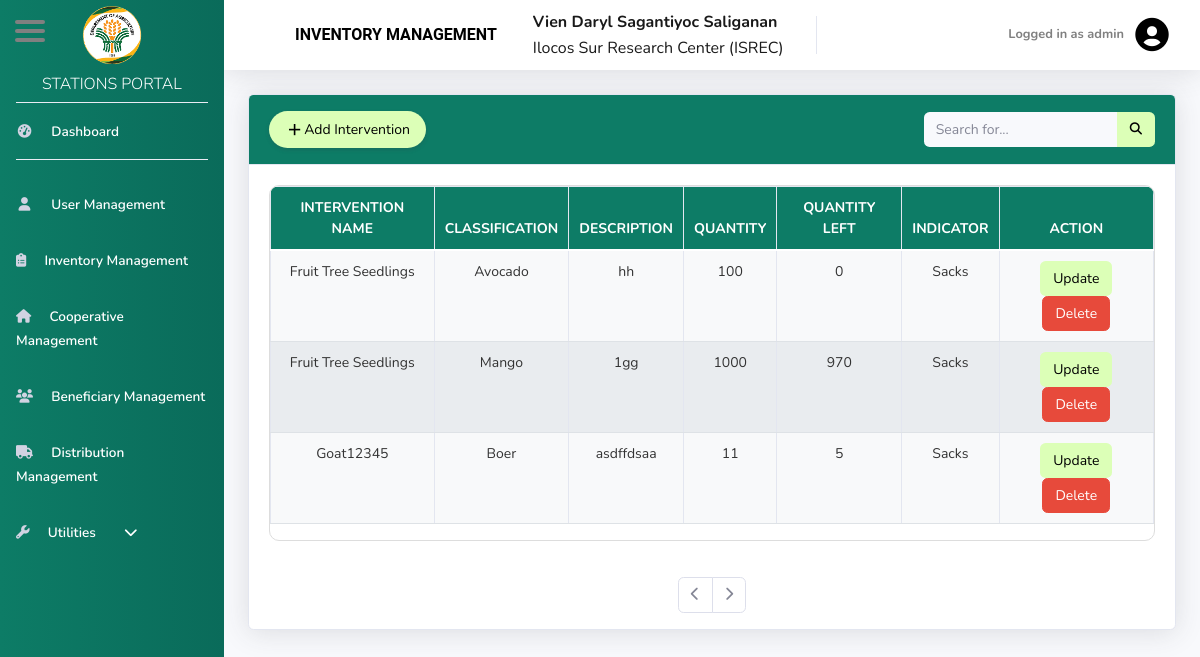
The app's page /admin/2InterventionManagement.php (signed in), older data.
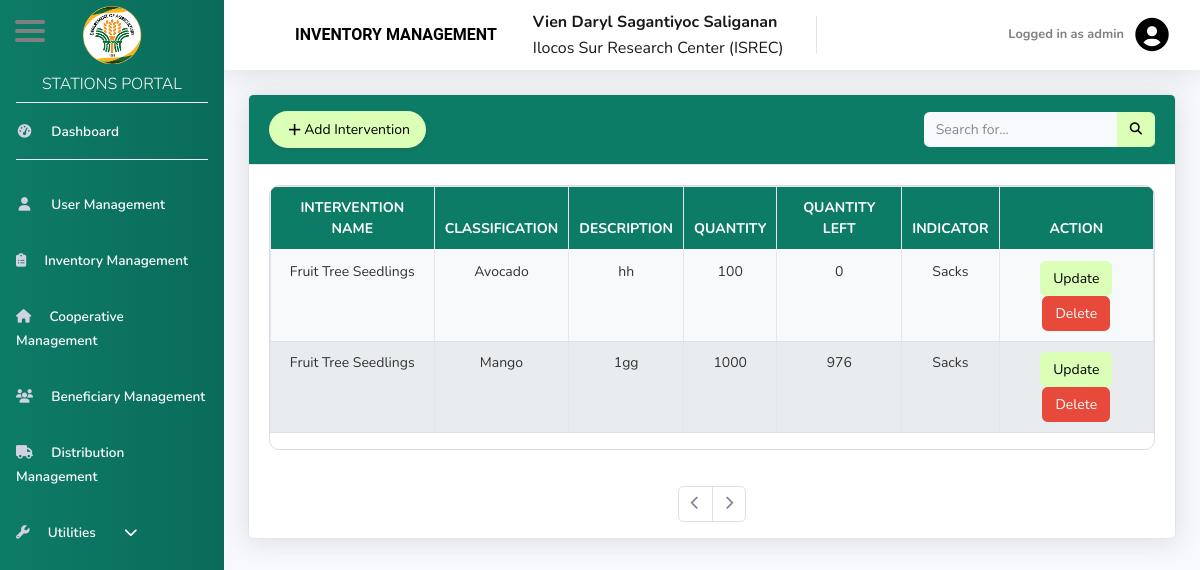
The same page, newer data.
### tables this page shows
CREATE TABLE `tbl_intervention_inventory` (
  `intervention_id` int(8) NOT NULL,
  `int_type_id` int(8) NOT NULL,
  `description` varchar(255) NOT NULL,
  `quantity` int(8) NOT NULL,
  `quantity_left` int(8) NOT NULL,
  `seed_id` int(8) NOT NULL,
  `unit_id` int(8) NOT NULL,
  `station_id` int(8) NOT NULL,
  `archived_at` timestamp NULL DEFAULT NULL
);

CREATE TABLE `tbl_intervention_type` (
  `int_type_id` int(8) NOT NULL,
  `intervention_name` varchar(100) NOT NULL,
  `station_id` int(8) NOT NULL,
  `archived_at` timestamp NULL DEFAULT NULL
);

CREATE TABLE `tbl_seed_type` (
  `seed_id` int(8) NOT NULL,
  `seed_name` varchar(100) NOT NULL,
  `int_type_id` int(8) NOT NULL,
  `station_id` int(8) NOT NULL,
  `archived_at` timestamp NULL DEFAULT NULL
);

CREATE TABLE `tbl_unit` (
  `unit_id` int(8) NOT NULL,
  `unit_name` varchar(100) NOT NULL,
  `station_id` int(8) NOT NULL
);

### admin/2InterventionManagement.php (the view, shortened to what the changed rows need)
<?php
include('includes/header.php');
?>
<div id="content-wrapper" class="d-flex flex-column">
    <div id="content">
        <div class="container-fluid">
            <div class="card shadow mb-4">
                <div id="tab1" class="tab-content active">
                    <div class="card-body">
                        <div style="max-height: 430px; overflow: auto; width: 100%; border: 1px solid #ddd; border-radius: 10px;">
                            <table class="table table-bordered text-center" width="100%" cellspacing="0">
                                <thead class="thead" style="background-color: #0D7C66; color: white;">
                                    <tr>
                                        <th>Intervention Name</th>
                                        <th>Classification</th>
                                        <th>Description</th>
                                        <th>Quantity</th>
                                        <th>Quantity Left</th>
                                        <th>Indicator</th>
                                        <th>Action</th>
                                    </tr>
                                </thead>
                                <tbody id="dataTable2" style="color: black;">
                                    <?php
                                    include('../conn.php');
                                    $user_id = $_SESSION['uid'];
                                    $stationQuery = $conn->prepare("SELECT station_id FROM tbl_user WHERE uid = ?");
                                    $stationQuery->bind_param("i", $user_id);
                                    $stationQuery->execute();
                                    $stationQuery->store_result();
                                    if ($stationQuery->num_rows > 0) {
                                        $stationQuery->bind_result($station_name);
                                    } else {
                                        echo "<tr><td colspan='8' class='text-center'>No station assigned to this user.</td></tr>";
                                        exit;
                                    }
                                    $entries_per_page = 10;
                                    $page = isset($_GET['page']) && is_numeric($_GET['page']) ? (int)$_GET['page'] : 1;
                                    $offset = ($page - 1) * $entries_per_page;
                                     $sql = "SELECT
                                        tbl_intervention_inventory.intervention_id,
                                        tbl_intervention_inventory.int_type_id,
                                        tbl_intervention_inventory.description,
                                        tbl_intervention_inventory.quantity,
                                        tbl_intervention_inventory.quantity_left,
                                        tbl_intervention_inventory.seed_id,
                                        tbl_unit.unit_name AS unit_name,
                                        tbl_intervention_type.intervention_name AS intervention_name,
                                        tbl_seed_type.seed_name AS seedling_name
                                    FROM tbl_intervention_inventory
                                    INNER JOIN tbl_intervention_type ON tbl_intervention_inventory.int_type_id = tbl_intervention_type.int_type_id
                                    LEFT JOIN tbl_seed_type ON tbl_intervention_inventory.seed_id = tbl_seed_type.seed_id
                                    INNER JOIN tbl_unit ON tbl_intervention_inventory.unit_id = tbl_unit.unit_id
                                    WHERE tbl_intervention_inventory.station_id = ?
                                        AND tbl_intervention_inventory.archived_at IS NULL  -- Exclude archived records
                                    LIMIT ? OFFSET ?";
                                    $stmt = $conn->prepare($sql);
                                    $stmt->bind_param("iii", $station_name, $entries_per_page, $offset);
                                    $stmt->execute();
                                    $result = $stmt->get_result();
                                    if ($result->num_rows > 0) {
                                        while ($row = $result->fetch_assoc()) {
                                    ?>
                                            <tr>
                                                <td><?php echo htmlspecialchars($row['intervention_name']); ?></td>
                                                <td><?php echo htmlspecialchars($row['seedling_name']); ?></td>
                                                <td><?php echo htmlspecialchars($row['description']); ?></td>
                                                <td><?php echo htmlspecialchars($row['quantity']); ?></td>
                                                <td><?php echo htmlspecialchars($row['quantity_left']); ?></td>
                                                <td><?php echo htmlspecialchars($row['unit_name']); ?></td>
                                                <td>
                                                    <a href="#" class="btn" style="background-color: #DCFFB7; color: black;"
                                                        data-bs-toggle="modal" data-bs-target="#updateInterventionModal"
                                                        data-intervention-id="<?php echo htmlspecialchars($row['intervention_id']); ?>">
                                                        Update
                                                    </a>
                                                    <button class="btn btn-danger archiveintervention-btn"
                                                        data-intervention-id="<?php echo htmlspecialchars($row['intervention_id']); ?>">
                                                        Delete
                                                    </button>
                                                </td>
                                            </tr>
                                    <?php
                                        }
                                    } else {
                                        echo "<tr><td colspan='8' class='text-center'>No records found</td></tr>";
                                    }
                                    ?>
                                </tbody>
                            </table>
                        </div>
                    </div>
                </div>
            </div>
        </div>
    </div>
    <link rel="stylesheet" href="https://unpkg.com/boxicons@2.1.4/css/boxicons.min.css">
    <?php
    include('includes/footer.php');
    ?>

Row changes from the older to the newer data that the page shows:
removed tbl_intervention_inventory: int_type.intervention_name "Goat12345", seed.seed_name "Boer", description "asdffdsaa", quantity "11", quantity_left "5", unit.unit_name "Sacks"
changed tbl_intervention_inventory "1gg": quantity_left "970" → "976"
